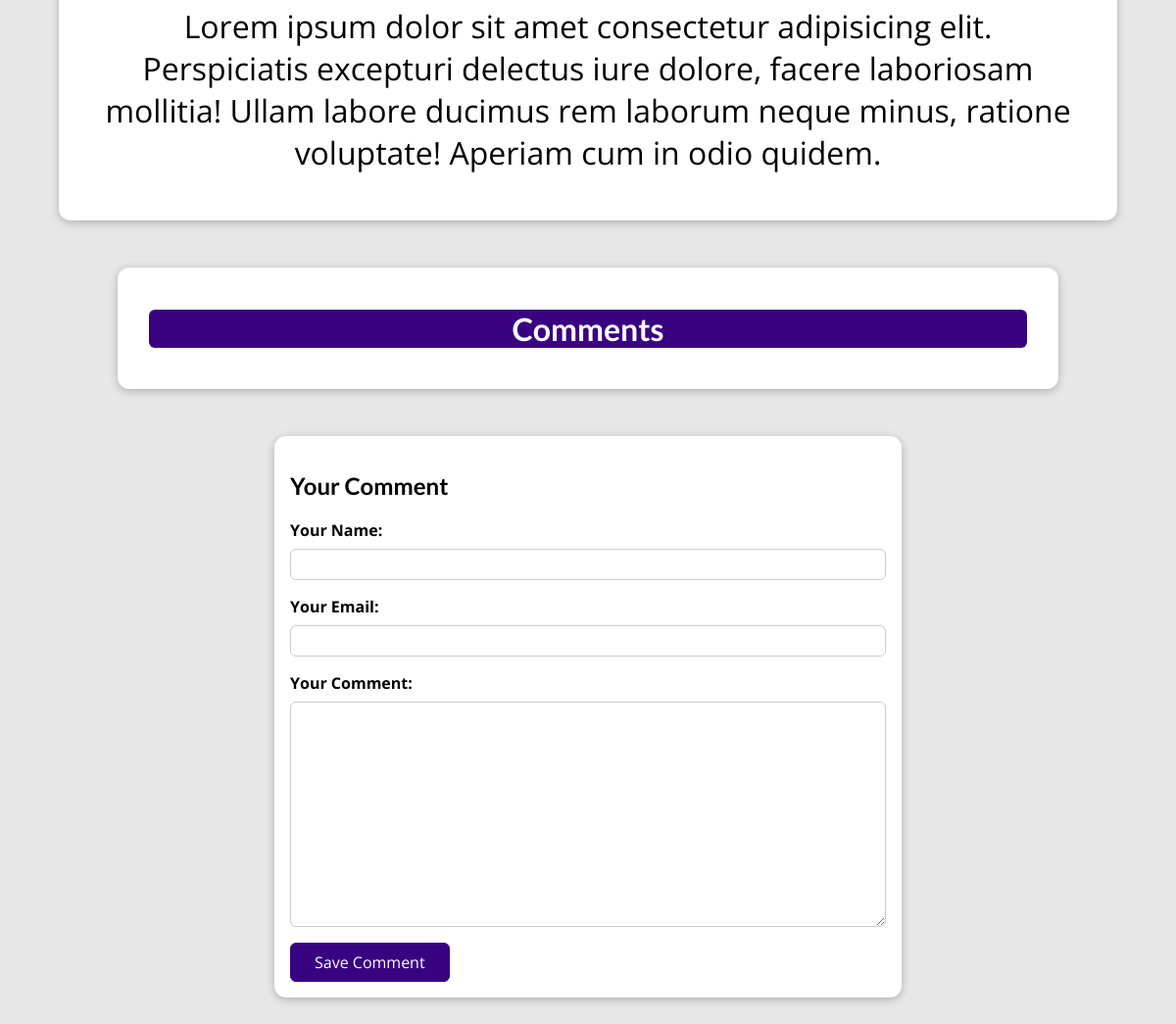
The page /posts/hike-in-the-mountains (lower part) on the database as committed earlier.
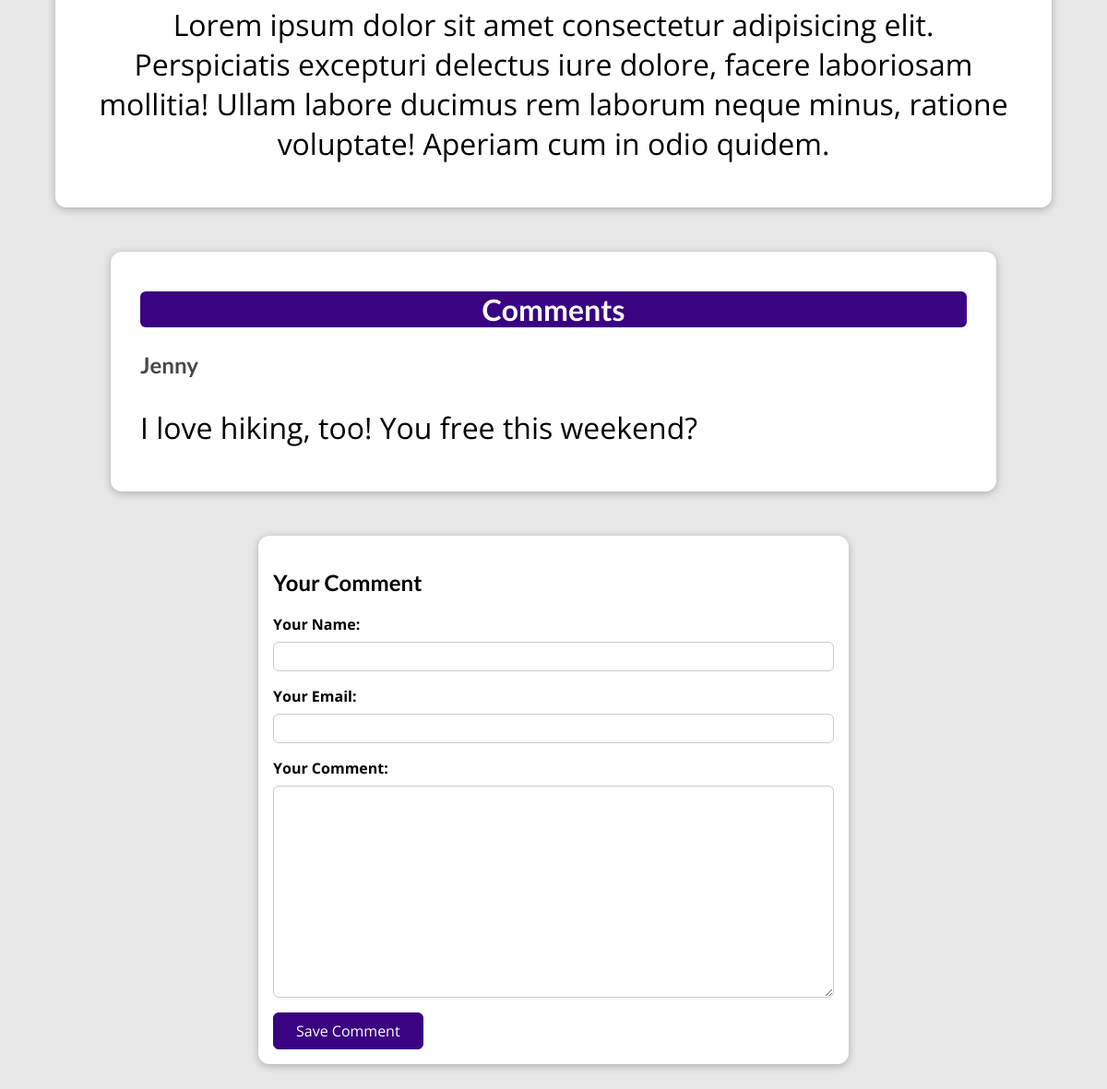
The same page on the database as committed later.
### blog/models.py (models this page shows)
class Comment(models.Model):
    user_name = models.CharField(max_length=120)
    user_email = models.EmailField()
    text = models.TextField(max_length=400)
    post = models.ForeignKey(
        Post, on_delete=models.CASCADE, related_name="comments")

### blog/views.py (the view, shortened to what this page needs)
# urls.py: path("posts/<slug:slug>", views.SinglePostView.as_view(), name="post-detail-page"),
class SinglePostView(View):
    def is_stored_post(self, request, post_id):
        stored_posts = request.session.get("stored_posts")
        if stored_posts is not None:
            is_saved_for_later = post_id in stored_posts
        else:
            is_saved_for_later = False
        return is_saved_for_later
    def get(self, request, slug):
        post = Post.objects.get(slug=slug)
        context = {
            "post": post,
            "post_tags": post.tags.all(),
            "comment_form": CommentForm(),
            "comments": post.comments.all().order_by("-id"),
            "saved_for_later": self.is_stored_post(request, post.id)
        }
        return render(request, "blog/post-detail.html", context)

### blog/forms.py
class CommentForm(forms.ModelForm):
    class Meta:
        model = Comment
        exclude = ["post"]
        labels = {
            "user_name": "Your Name",
            "user_email": "Your Email",
            "text": "Your Comment"
        }

### blog/models.py (called while the page is built)
    def full_name(self):
        return f"{self.first_name} {self.last_name}"

    def __str__(self):
        return self.full_name()

### blog/templates/blog/post-detail.html (shortened to what this page needs)
{% extends "base.html" %}
{% load static %}
{% block css_files %}
<link rel="stylesheet" href="{% static "blog/post-detail.css" %}" />
{% endblock %}
{% block content %}
  <main>
    {{ post.content|linebreaks }}
  </main>
  <section id="comments">
    <h2 id="comments-header">Comments</h2>
    <ul>
      {% for comment in comments %}
      <li>
        <h2>{{ comment.user_name }}</h2>
        <p>{{ comment.text|linebreaks}}</p>
      </li>
      {% endfor %}
    </ul>
  </section>
  <section id="comment-form">
    <h2>Your Comment</h2>
    <form action="{% url "post-detail-page" post.slug %}" method="POST">
      {% for form_field in comment_form %}
      <div class="form-control {% if form_field.errors %}invalid{% endif %}">
        {{ form_field.label_tag }}
        {{ form_field }}
      </div>
      {% endfor %}
      <button>Save Comment</button>
    </form>
  </section>
{% endblock %}

Rows that differ between the two databases and show on the page:
added Comment: user_name "Jenny", text "I love hiking, too! You free this weekend?"
